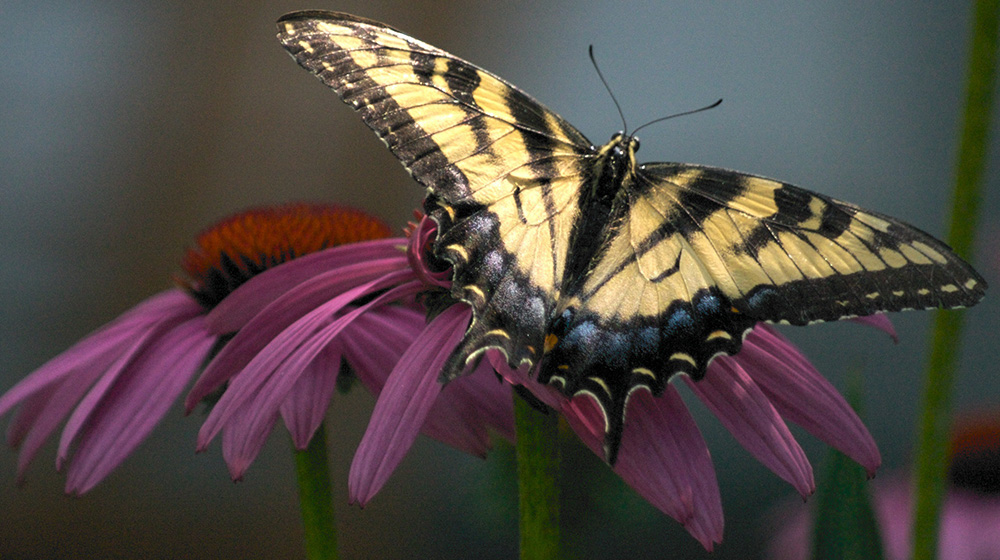
%> input picture Computational Photography/A1/test.jpg, 1000 x 560 px
$ octave Part4.m   (GNU Octave 9; MATLAB toolbox functions it lacks are replaced by stand-ins)
%> lines starting %> are read from the running program, lines starting %| are printed output that depends on the picture
%{
Aslan Oztreves
HW1
Computational Photography
Matthew Burlick
%}

%Reading Image
im = imread('test.jpg');
%> im is the input picture: size 560x1000x3 uint8; mean R, G, B 82.5, 74.3, 70.1


%Getting Values RGB channels
r = im(:,:,1);
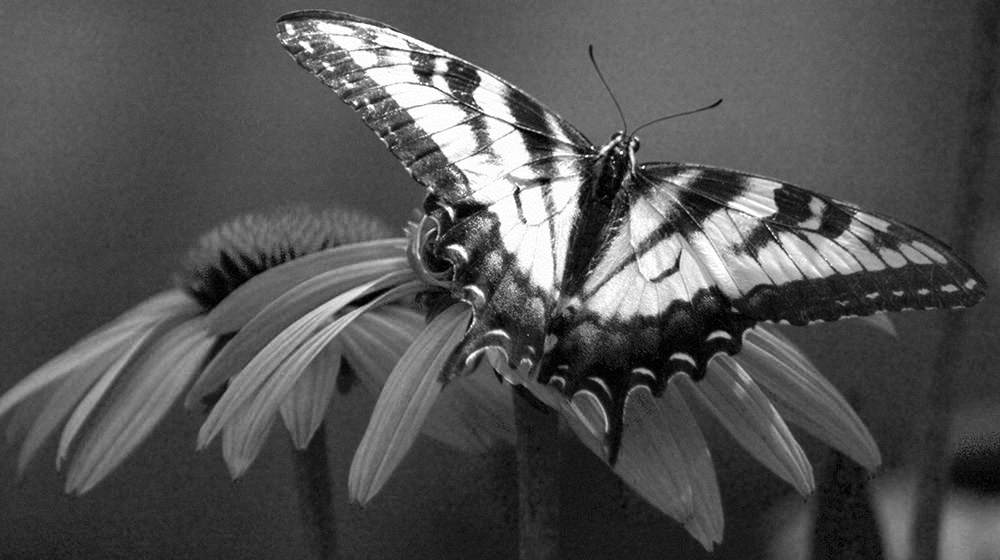
%> r: size 560x1000 uint8; min 0, max 255, mean 82.5
g = im(:,:,2);
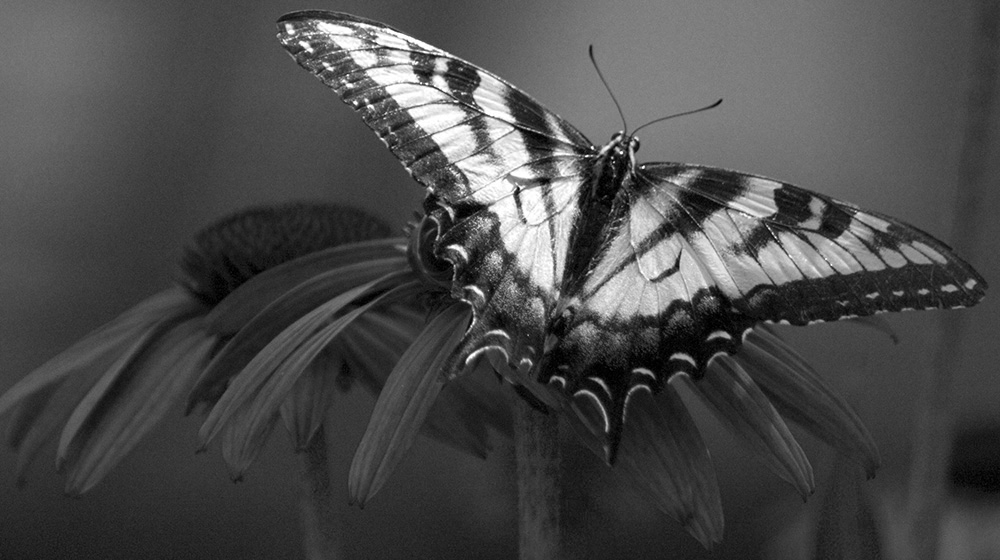
%> g: size 560x1000 uint8; min 0, max 255, mean 74.3
b = im(:,:,3);
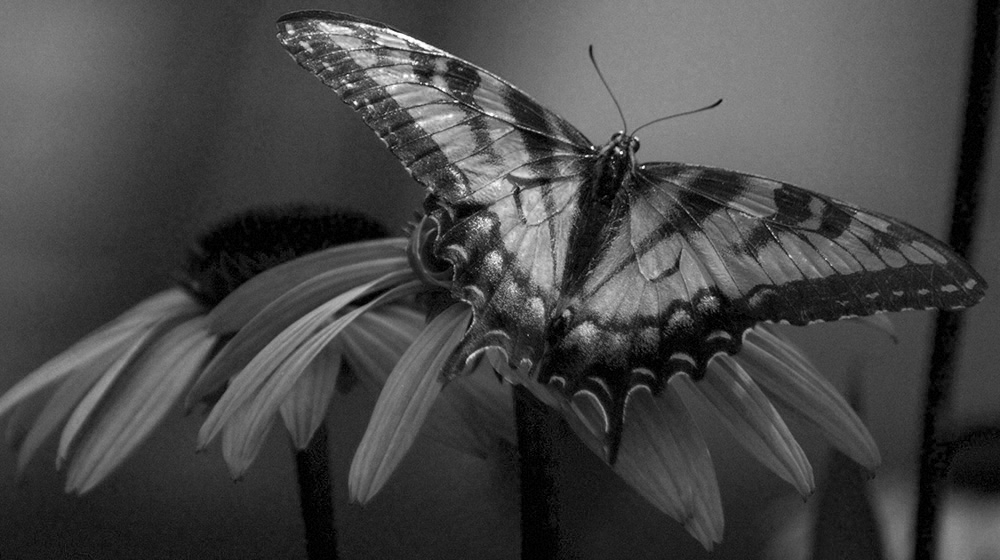
%> b: size 560x1000 uint8; min 0, max 255, mean 70.1

%Setting up Gray
gray = (0.2989 * r) + (0.5870 * g) + (0.1140 * b);
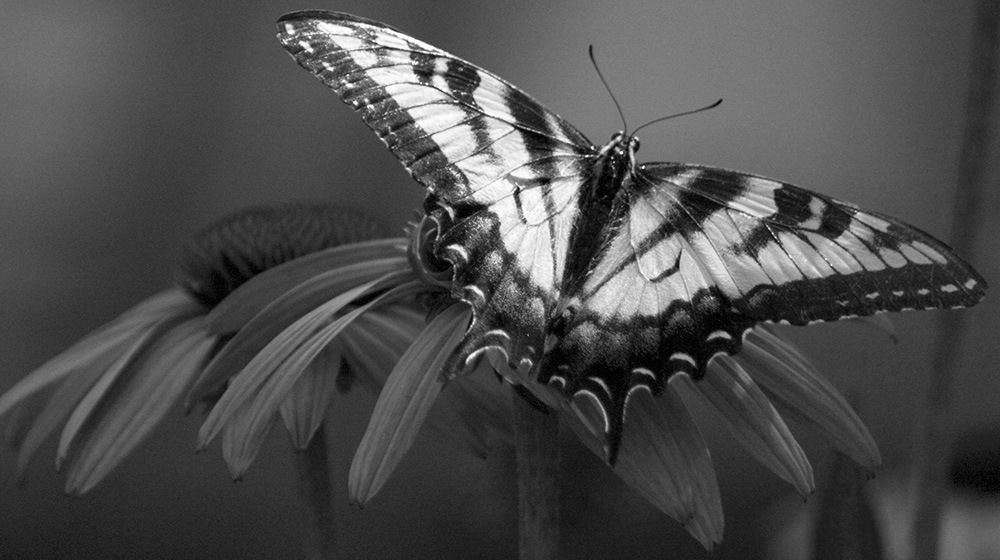
%> gray: size 560x1000 uint8; min 0, max 255, mean 76.3

%Histogram Gray
binsGray=zeros(1,256);
flatXgray = reshape(gray,1,numel(gray));
for val = 0:255
    binsGray(val+1) = sum(flatXgray==val);
end
%> after the loop, binsGray = 256 values, max 8474 at index 55, min 36 at index 256, mean 2187.5
binsGray = binsGray/sum(binsGray);
%> binsGray = 256 values, max 0.0151 at index 55, min 6.43e-05 at index 256, mean 0.00391
subplot(2,1,1);
legend(bar(binsGray),'Gray');
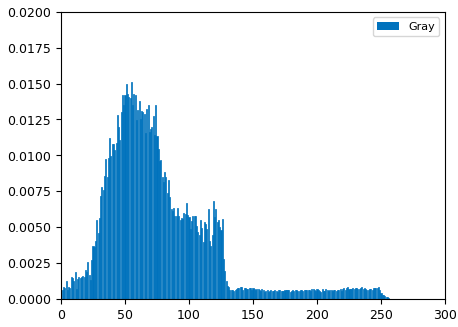
%> figure redrawn from the program's plot data; tallest bar 0.0151 high, from x = 54.6 to 55.4

for k=30:130
%> (the run ends here)
